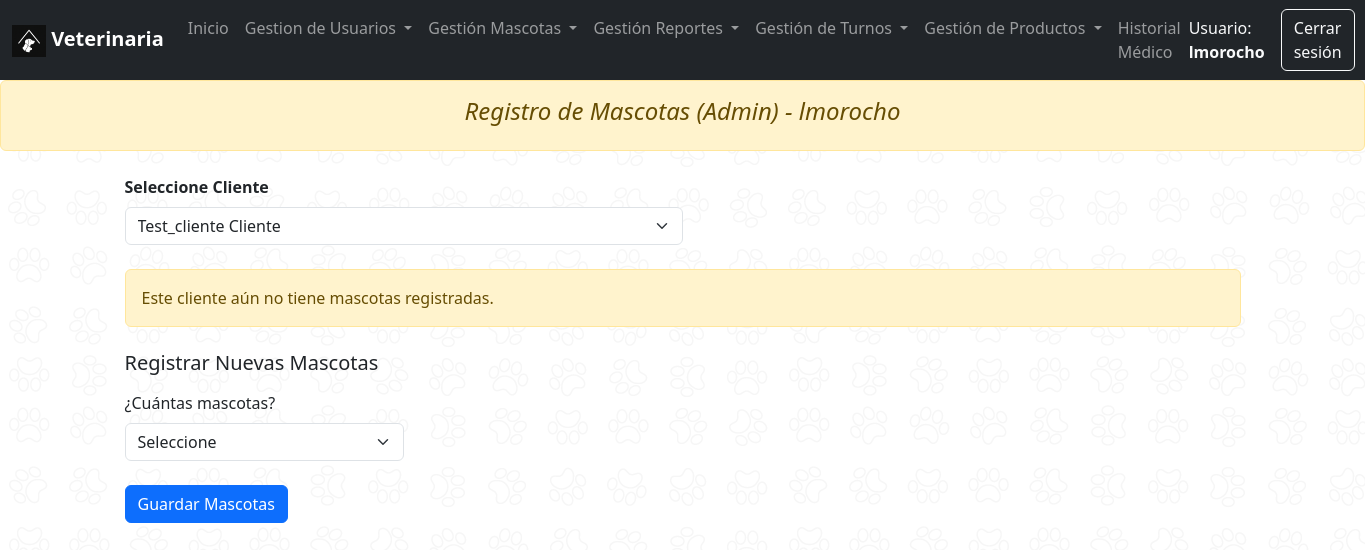
Page /admin_registro_mascota.php?cliente=2 (signed in) on the earlier database version.
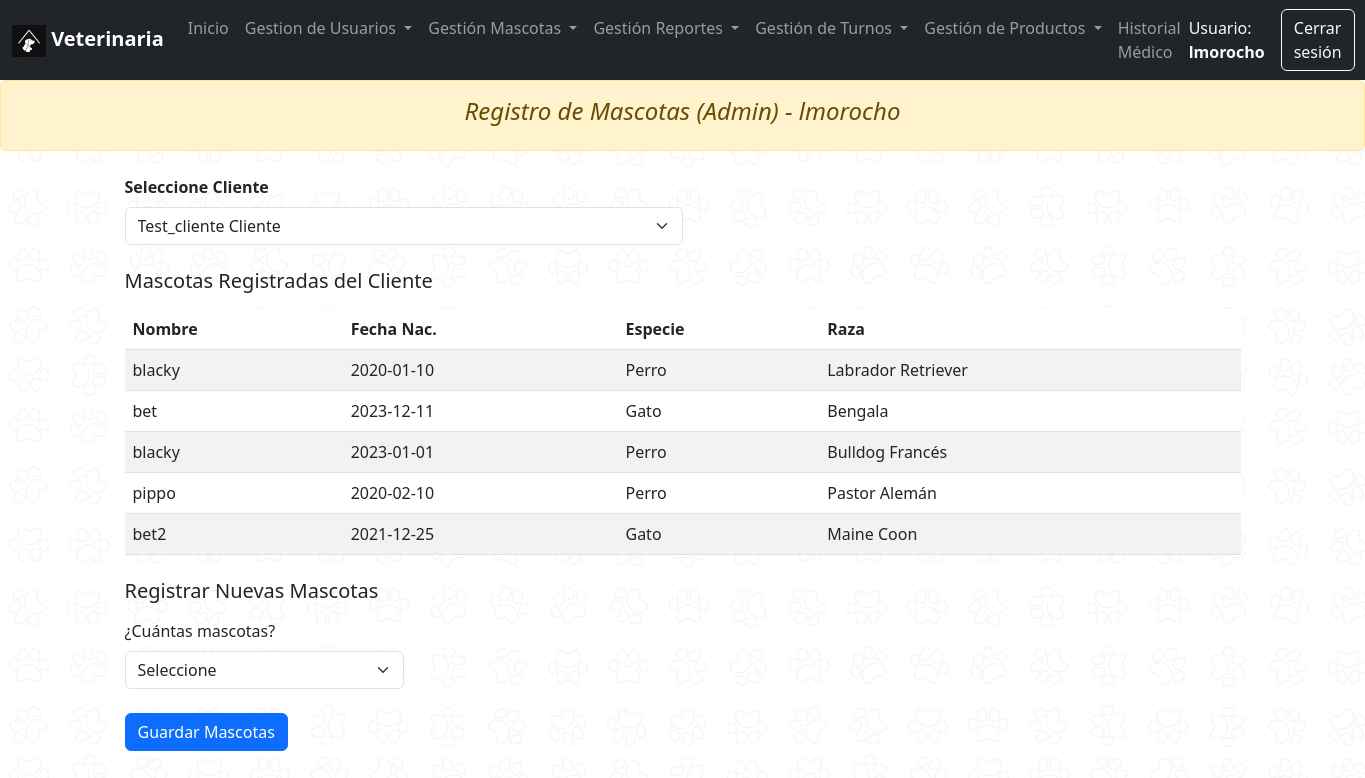
Same page on the later database version.
### tables this page shows
CREATE TABLE `mascota` (
  `ID_Mascota` int(11) NOT NULL,
  `Nombre` varchar(50) NOT NULL,
  `Fecha_Nacimiento` date DEFAULT NULL,
  `ID_Raza` int(11) NOT NULL,
  `ID_Cliente` int(11) NOT NULL
);

CREATE TABLE `especie` (
  `ID_Especie` int(11) NOT NULL,
  `Nombre_Especie` varchar(50) NOT NULL
);

CREATE TABLE `raza` (
  `ID_Raza` int(11) NOT NULL,
  `Nombre_Raza` varchar(50) NOT NULL,
  `ID_Especie` int(11) NOT NULL,
  `Color` varchar(30) DEFAULT NULL
);

### admin_registro_mascota.php (the view, shortened to what this page needs)
<?php
require("conexion.php");
require("inc/menu_admin.php");
$usuario = $_SESSION['usuario']['Nombre_Usuario'] ?? 'Administrador';
$clientes = $conexion->query("SELECT ID_Cliente, Nombre, Apellido FROM Cliente")->fetch_all(MYSQLI_ASSOC);
$id_cliente = intval($_GET['cliente'] ?? 0);
$mascotas = [];
if ($id_cliente) {
    $stmt = $conexion->prepare(
        "SELECT m.Nombre, m.Fecha_Nacimiento, r.Nombre_Raza, e.Nombre_Especie
         FROM Mascota m
         JOIN Raza r ON m.ID_Raza = r.ID_Raza
         JOIN Especie e ON r.ID_Especie = e.ID_Especie
         WHERE m.ID_Cliente = ?"
    );
    $stmt->bind_param("i", $id_cliente);
    $stmt->execute();
    $mascotas = $stmt->get_result()->fetch_all(MYSQLI_ASSOC);
}
?>
<!DOCTYPE html>
<html lang="es">
<head>
  <link href="https://cdn.jsdelivr.net/npm/bootstrap@5.3.0/dist/css/bootstrap.min.css" rel="stylesheet">
  <link href="css/custom.css" rel="stylesheet">
</head>
<body>
  <div class="alert alert-warning text-center fst-italic" role="alert">
      <h4>Registro de Mascotas (Admin) - <?= htmlspecialchars($usuario) ?></h4>
    </div>
  <div class="container mt-4">
    <div class="mb-4">
      <label for="selectCliente" class="form-label fw-bold">Seleccione Cliente</label>
      <select id="selectCliente" class="form-select w-50">
        <?php foreach($clientes as $c): ?>
          <option value="<?= $c['ID_Cliente'] ?>" <?= $id_cliente== $c['ID_Cliente']?'selected':'' ?>>
            <?= htmlspecialchars($c['Nombre'].' '.$c['Apellido']) ?>
          </option>
        <?php endforeach; ?>
      </select>
    </div>
    <?php if ($id_cliente): ?>
      <?php if(!empty($mascotas)): ?>
        <h5 class="mb-3">Mascotas Registradas del Cliente</h5>
        <table class="table table-striped">
          <thead>
            <tr><th>Nombre</th><th>Fecha Nac.</th><th>Especie</th><th>Raza</th></tr>
          </thead>
          <tbody>
            <?php foreach($mascotas as $m): ?>
              <tr>
                <td><?= htmlspecialchars($m['Nombre']) ?></td>
                <td><?= htmlspecialchars($m['Fecha_Nacimiento']) ?></td>
                <td><?= htmlspecialchars($m['Nombre_Especie']) ?></td>
                <td><?= htmlspecialchars($m['Nombre_Raza']) ?></td>
              </tr>
            <?php endforeach; ?>
          </tbody>
        </table>
      <?php else: ?>
        <div class="alert alert-warning">Este cliente aún no tiene mascotas registradas.</div>
      <?php endif; ?>
      <h5 class="mt-4 mb-3">Registrar Nuevas Mascotas</h5>
      <form action="admin_guardar_registro_mascota.php" method="post">
        <div class="mb-3">
          <label class="form-label">¿Cuántas mascotas?</label>
          <select name="cantidad" id="cantidad" class="form-select w-25" onchange="generarCampos()" required>
            <option value="">Seleccione</option>
          </select>
        </div>
        <button type="submit" class="btn btn-primary">Guardar Mascotas</button>
      </form>
    <?php endif; ?>
  </div>
</body>
</html>

Differences in the rows shown:
added mascota: Nombre "blacky", Fecha_Nacimiento "2020-01-10", especie.Nombre_Especie "Perro", ID_Raza.Nombre_Raza "Labrador Retriever"
added mascota: Nombre "bet", Fecha_Nacimiento "2023-12-11", especie.Nombre_Especie "Gato", ID_Raza.Nombre_Raza "Bengala"
added mascota: Nombre "blacky", Fecha_Nacimiento "2023-01-01", especie.Nombre_Especie "Perro", ID_Raza.Nombre_Raza "Bulldog Francés"
added mascota: Nombre "pippo", Fecha_Nacimiento "2020-02-10", especie.Nombre_Especie "Perro", ID_Raza.Nombre_Raza "Pastor Alemán"
added mascota: Nombre "bet2", Fecha_Nacimiento "2021-12-25", especie.Nombre_Especie "Gato", ID_Raza.Nombre_Raza "Maine Coon"
Other differences:
text no longer shown: "Este cliente aún no tiene mascotas registradas."
text now shown: "Mascotas Registradas del Cliente Nombre Fecha Nac. Especie Raza"
